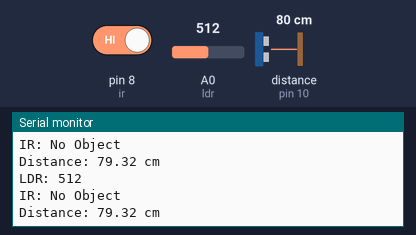
Bench run of a sketch on a simulated Arduino Uno, built with avr-gcc and run on an emulated ATmega328P. Parts: the last lines printed to the serial monitor. Wiring (inferred from the names in the program): ultrasonic range finder: trigger pin 9; echo pin 10. The test bench sets the inputs (shaded band); at power-on: A0 (ldr) = 512, pin 8 (ir) HIGH, distance to the obstacle (sensor on pin 10) 80 cm. The echo pulse lasts 58.3 µs per cm.

Above: at 6.4 s.
6.5 s: A0 (ldr) set to 108
At 6.91 s:
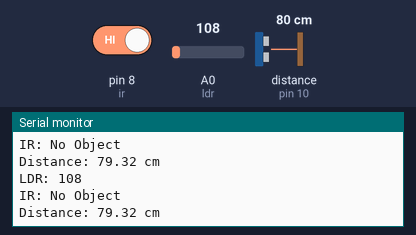
9.5 s: A0 (ldr) set to 88
At 9.94 s:
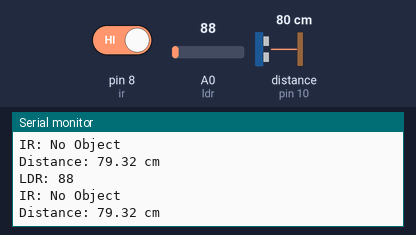
Timing chart, 0 to 12.5 s (numbered marks = the images above; inputs shaded):
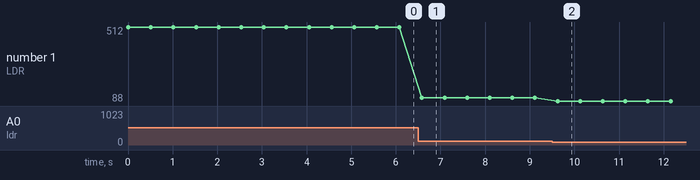

Measured:
- after the input at 6.5 s, the serial monitor: prints a new line after 0.09 s (image 1)
- after the input at 9.5 s, the serial monitor: prints a new line after 0.12 s (image 2)
- plotted number 1: 512 → 108 after the input at 6.5 s, 108 → 88 after the input at 9.5 s

The sketch:

16_LDR_IR_Ultrasonic.ino
```cpp
// LDR + IR + Ultrasonic
int ldr = A0;
int ir = 8;

int trig = 9;
int echo = 10;

void setup()
{
  pinMode(ir, INPUT);
  pinMode(trig, OUTPUT);
  pinMode(echo, INPUT);

  Serial.begin(9600);
}

void loop()
{
  int ldrValue = analogRead(ldr);
  int irValue = digitalRead(ir);

  long duration;
  float distance;

  digitalWrite(trig, LOW);
  delayMicroseconds(2);

  digitalWrite(trig, HIGH);
  delayMicroseconds(10);

  digitalWrite(trig, LOW);

  duration = pulseIn(echo, HIGH);

  distance = duration * 0.034 / 2;

  Serial.print("LDR: ");
  Serial.println(ldrValue);

  if (irValue == LOW)
    Serial.println("IR: Object Detected");
  else
    Serial.println("IR: No Object");

  Serial.print("Distance: ");
  Serial.print(distance);
  Serial.println(" cm");

  Serial.println();

  delay(500);
}
```
